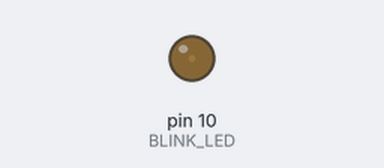
The sketch below on a simulated Arduino Uno, built with avr-gcc and run on an emulated ATmega328P. On the bench: output pins drawn as LEDs (lit = HIGH).

Above: at 0.05 s.
At 0.95 s:
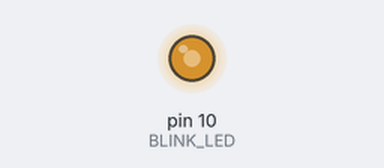
At 1.35 s:
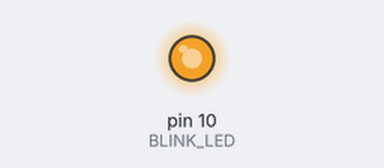
At 2.7 s:
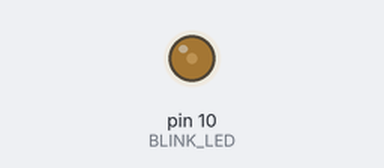
Timing chart, 0 to 7.0 s (numbered marks = the images above):
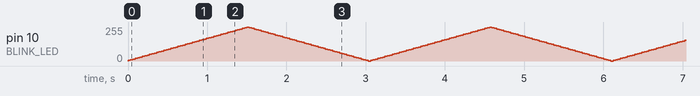

The sketch:

2_fade.ino
```cpp
const int BLINK_LED = 10; // Our LED is connected to pin 10
const int FADE_AMOUNT = 5; // How quickly to fade the LED by

int brightness = 0; // Variable to hold the current brightness of the LED start it at 0 or completely off
int direction = 1; // Variable to use for increasing the brightness or decreasing it (0 = down, 1 = up)

/**
 * The setup method gets called only once at the beginning of the application
 */
void setup() {
  // Before we can writ the LED we have to open this PIN for output
  pinMode(BLINK_LED, OUTPUT);
}

/**
 * Increases the brightness of the LED
 */
void increaseBrightness() {

  // Add the fade amount to the brightness to increase it
  brightness += FADE_AMOUNT;

  // The LED can only go up to 255 (the maximum value for an 8 bit register)
  if (brightness + FADE_AMOUNT > 255) {
    brightness = 255;
  }

  // Pulse the LED at the given brightness
  analogWrite(BLINK_LED, brightness);
}


/**
 * Increases the brightness of the LED
 */
void decreaseBrightness() {

  // Subtract the fade amount from the brightness to decrease it
  brightness -= FADE_AMOUNT;

  // The LED can only go down to 0
  if (brightness - FADE_AMOUNT < 0) {
    brightness = 0;
  }

  // Pulse the LED at the given brightness
  analogWrite(BLINK_LED, brightness);
}

/**
 * The loop method gets called over and over again as long as the board has power
 */
void loop() {

  if (direction == 1 && brightness >= 255) {
    direction = 0;
  }
  else if (direction == 0 && brightness <= 0) {
    direction = 1;
  }

  if (direction == 1) {
    increaseBrightness();
  }
  else {
    decreaseBrightness();
  }

  // Wait for 30 ms so we can see it slowly fade up or down
  delay(30);
}
```
